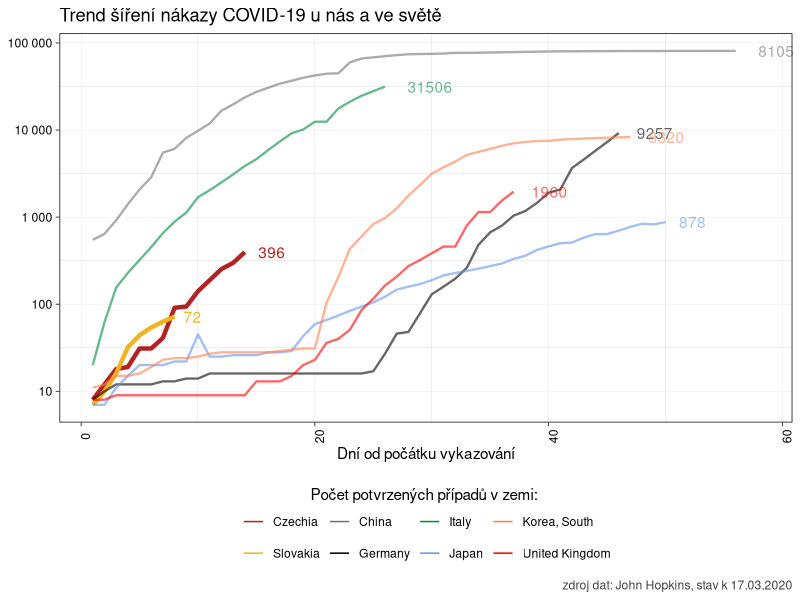
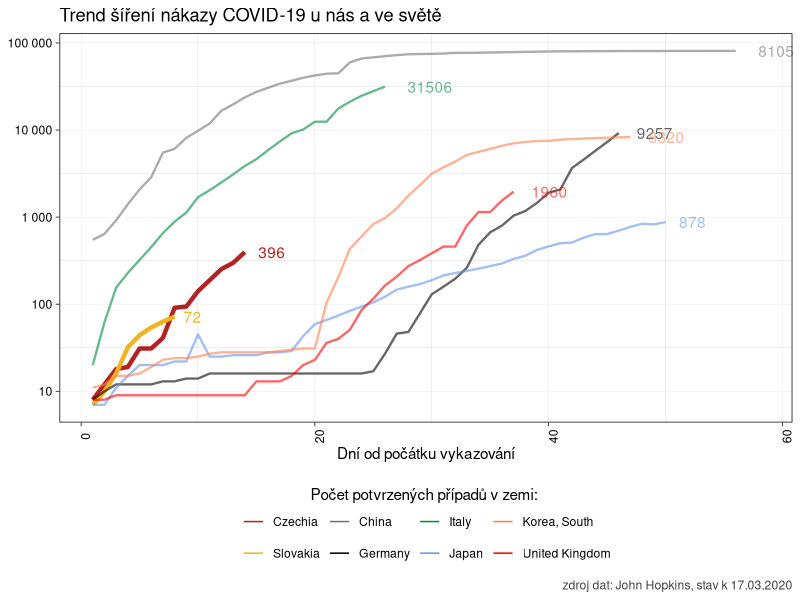

The R script that drew these images, in order:
# pro srovnání...

library(tidyverse)

clean_data <- read_csv2("./data/raw_data.csv") %>%
  filter(zeme %in% c(
    "China", "Italy", "Japan", "Korea, South", "Czechia",
    "United Kingdom", "Slovakia", "Germany"
  ) & pocet > 0) %>%
  mutate(zeme = fct_relevel(as.factor(zeme), c("Czechia", "Slovakia"))) %>%
  group_by(zeme, datum) %>%
  summarise(pocet = sum(pocet)) %>%
  filter(pocet > 5) %>% # před pěti nemocnými je to hodně volatilní...
  group_by(zeme) %>%
  arrange(datum) %>%
  mutate(den = row_number())


ggplot(data = clean_data, aes(x = den, y = pocet, color = zeme, alpha = zeme)) +
  geom_line(aes(size = zeme)) +
  geom_text(
    data = slice(clean_data, which.max(den)),
    aes(x = den, y = pocet, label = pocet),
    hjust = -.5, show.legend = F
  ) +
  labs(
    title = "Trend šíření nákazy COVID-19 u nás a ve světě",
    color = "Počet potvrzených případů v zemi: ",
    x = "Dní od počátku vykazování",
    y = "Počet nakažených (log scale)",
    caption = paste("zdroj dat: John Hopkins, stav k", max(clean_data$datum) %>%
      format(format = "%d.%m.%Y"))
  ) +
  scale_x_continuous(limits = c(1, max(clean_data$den) + 2)) +
  scale_y_log10(labels = scales::number_format()) +
  scale_color_manual(
    values = c(
      "Czechia" = "firebrick",
      "Slovakia" = "goldenrod2",
      "China" = "gray45",
      "Italy" = "springgreen4",
      "Japan" = "cornflowerblue",
      "Korea, South" = "coral",
      "United Kingdom" = "red",
      "Germany" = "black"
    ),
    guide = guide_legend(
      title.position = "top",
      title.hjust = 0.5,
      override.aes = list(size = 2)
    )
  ) +
  scale_alpha_manual(
    values = c(
      "Czechia" = 1,
      "Slovakia" = 1,
      "China" = .6,
      "Italy" = .6,
      "Japan" = .6,
      "Korea, South" = .6,
      "United Kingdom" = .6,
      "Germany" = .6
    ),
    guide = guide_none()
  ) +
  scale_size_manual(
    values = c(
      "Czechia" = 1.5,
      "Slovakia" = 1.5,
      "China" = .8,
      "Italy" = .8,
      "Japan" = .8,
      "Korea, South" = .8,
      "United Kingdom" = .8,
      "Germany" = .8
    ),
    guide = guide_none()
  ) +
  theme_linedraw() +
  theme(
    axis.text.x = element_text(angle = 90),
    axis.title.y = element_blank(),
    panel.grid.major = element_line(color = "gray75"),
    plot.caption = element_text(color = "gray25"),
    legend.position = "bottom"
  )

ggsave("./img/cizina.png", dpi = 300, units = "cm", width = 25, height = 16)
